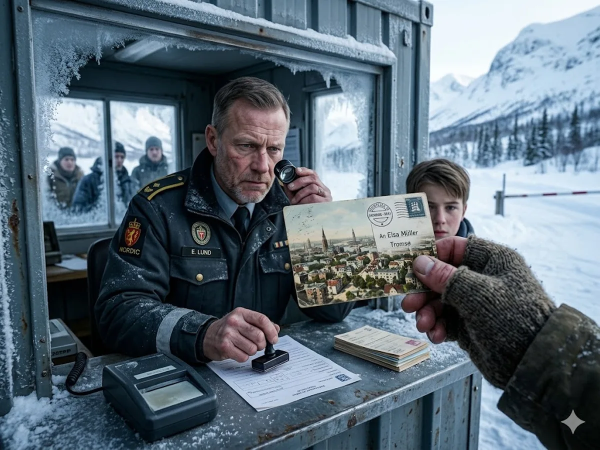
#> input picture funde/bilder/2033-klimavisum-passheft-nordroute.webp, 1200 x 900 px (shown at 1/2 size); its folder holds 4 pictures in this run
$ python optimize_images.py
#> lines starting #> are read from the running program, lines starting #| are printed output that depends on the picture
#!/usr/bin/env python3
"""
tools/optimize_images.py — responsive Karten-Bilder erzeugen.

Hintergrund: die Funde laden mobil langsam, weil bisher das volle 1200px-WebP
auch in eine ~358px-Karte geladen wird. Dieses Skript erzeugt zu jedem
Basis-Bild `funde/bilder/<slug>.webp` zwei kleinere Varianten:

    funde/bilder/<slug>-480.webp   (480 px breit — Desktop-Karte / 1x-Phone)
    funde/bilder/<slug>-800.webp   (800 px breit — Retina-Phone / Tablet)

Der Renderer (ft-shell.js: imgSrcset) baut daraus ein `srcset`; der Browser
lädt die kleinste passende Datei. Das Basis-1200px-WebP bleibt unangetastet
(Fallback + Hero auf der Detailseite).

Konvention (LOAD-BEARING): der Renderer setzt srcset NUR per Namens-Konvention.
Jedes Basis-WebP MUSS daher seine -480/-800-Varianten haben. Nach jedem neuen
Bild dieses Skript laufen lassen:  python tools/optimize_images.py

Idempotent: Varianten werden bei jedem Lauf deterministisch neu geschrieben.
Nur Pillow nötig (kein cwebp/sharp).  Aufruf aus dem Repo-Root.
"""
import os
import re
import sys
import glob
from PIL import Image

# Windows-Konsole (cp1252) verträgt kein ✓/×/–: Ausgabe auf UTF-8 zwingen.
try:
    sys.stdout.reconfigure(encoding="utf-8")
except Exception:
    pass

HERE = os.path.dirname(os.path.abspath(__file__))
REPO = os.path.dirname(HERE)
BILDER = os.path.join(REPO, "funde", "bilder")

# Ziel-Breite -> WebP-Qualität. method=6 = beste (langsamste) Kompression.
VARIANTS = [(480, 70), (800, 74)]
VARIANT_RE = re.compile(r"-\d+\.webp$", re.IGNORECASE)


def is_base(name: str) -> bool:
    return name.lower().endswith(".webp") and not VARIANT_RE.search(name)


def make_variant(src_path: str, width: int, quality: int) -> str:
#> called with width = 480, quality = 70
    base = src_path[:-len(".webp")]
    out = f"{base}-{width}.webp"
    with Image.open(src_path) as im:
#> im is the input picture: PIL image 1200x900 RGB; mean R, G, B 91.7, 107.1, 118.5
        im = im.convert("RGB")
        w, h = im.size
#> w = 1200; h = 900
        if w <= width:
            # nicht hochskalieren — Original-Breite behalten
            target = im.copy()
        else:
            target = im.resize((width, round(h * width / w)), Image.LANCZOS)
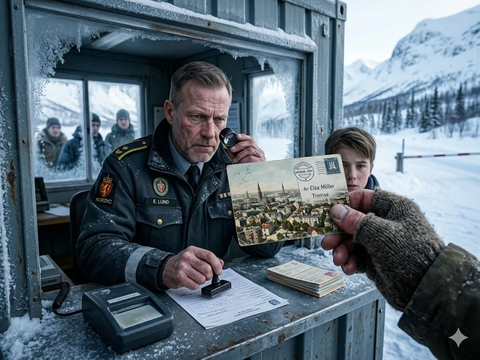
#> target: PIL image 480x360 RGB; mean R, G, B 91.7, 107.1, 118.5
        target.save(out, "WEBP", quality=quality, method=6)
    return out


def kb(path: str) -> float:
    return os.path.getsize(path) / 1024


def main() -> int:
    if not os.path.isdir(BILDER):
        print(f"✗ Bilder-Ordner fehlt: {BILDER}", file=sys.stderr)
        return 1
    bases = sorted(p for p in glob.glob(os.path.join(BILDER, "*.webp"))
                   if is_base(os.path.basename(p)))
    if not bases:
        print("Keine Basis-WebP gefunden — nichts zu tun.")
        return 0
    print(f"{'Basis':52s} {'1200':>7s}  {'480':>7s}  {'800':>7s}")
    print("-" * 80)
    total_saved = 0
    for src in bases:
        name = os.path.basename(src)
        sizes = {}
        for width, quality in VARIANTS:
            out = make_variant(src, width, quality)
            sizes[width] = kb(out)
        print(f"{name:52s} {kb(src):6.0f}K  {sizes[480]:6.0f}K  {sizes[800]:6.0f}K")
    print("-" * 80)
    print(f"✓ {len(bases)} Basis-Bilder × {len(VARIANTS)} Varianten erzeugt.")
    return 0


if __name__ == "__main__":
    raise SystemExit(main())
#> (the program exits here)

$ run again, on funde/bilder/2034-boden-horchgeraet-feld-vier.webp
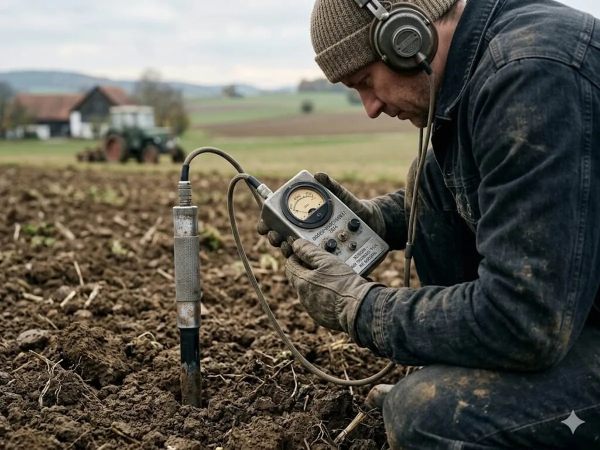
#> input picture funde/bilder/2034-boden-horchgeraet-feld-vier.webp, 1200 x 900 px (shown at 1/2 size)
#> in make_variant, im is the input picture: PIL image 1200x900 RGB; mean R, G, B 92.6, 89.4, 79.8
#> in make_variant, `target = im.resize((width, round(h * width / w)), Image.LANCZOS)`:
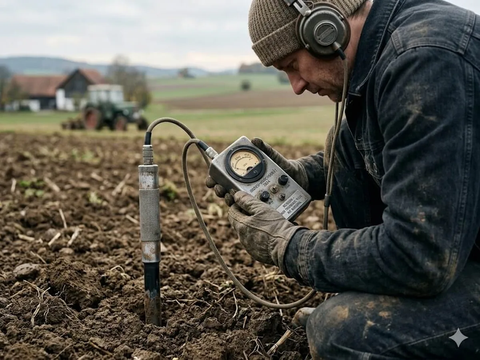
#> target: PIL image 480x360 RGB; mean R, G, B 92.6, 89.4, 79.8
